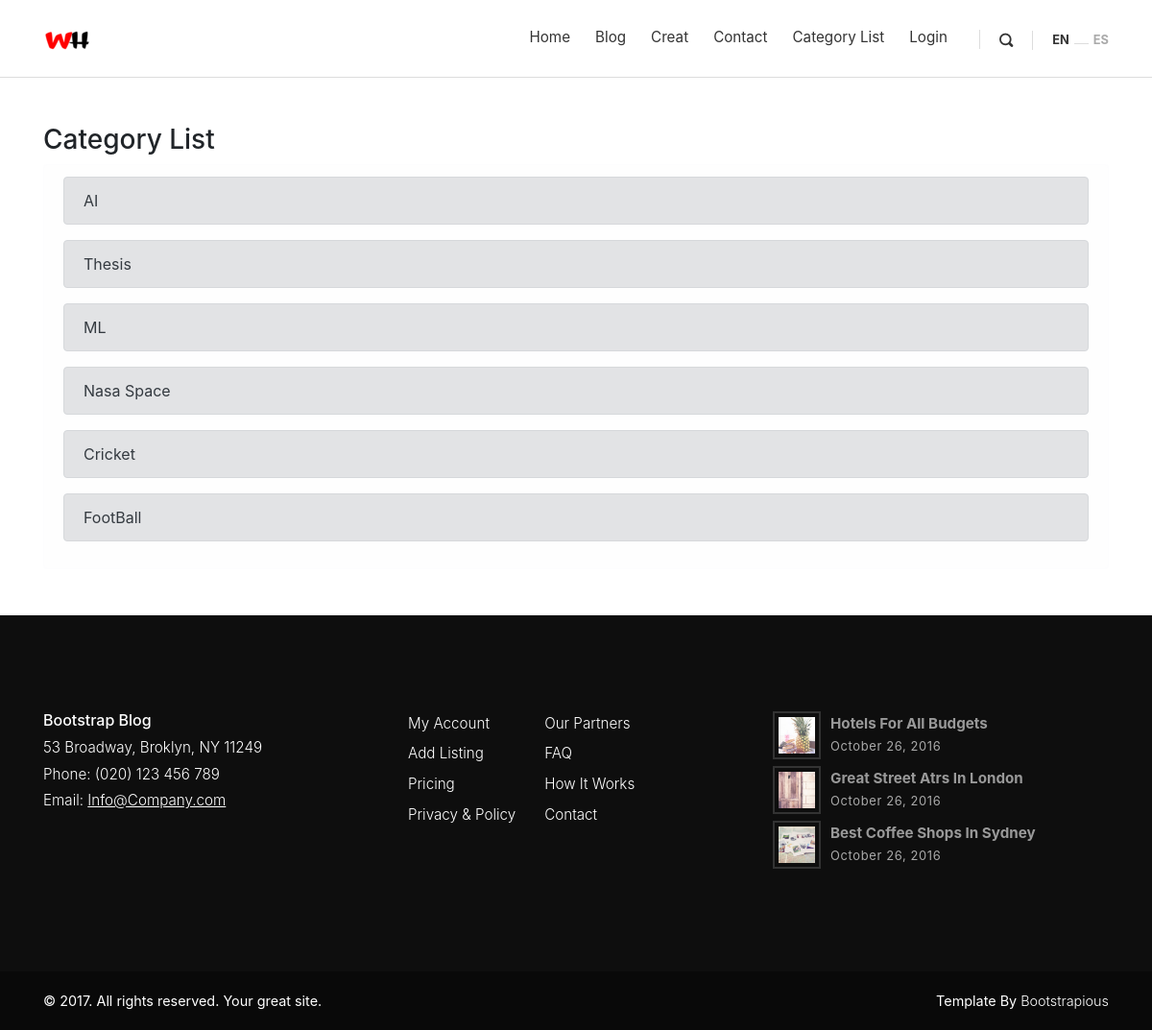
The page /category-list/ on the database its author committed.
### blog/models.py (models this page shows)
class Category(models.Model):
    title = models.CharField(max_length=200)
    def __str__(self):
        return self.title

### blog/views.py (the view)
# urls.py: path('category-list/', CategoryListView.as_view(), name = 'category-list'),
class CategoryListView(ListView):
    model = Category
    template_name = 'category_list.html'

### templates/category_list.html
{% extends 'base.html' %}
{% load static %}
{% block content %}
<div class="container my-5">
  <h3>Category List</h3>
      <div class="alert alert-light" role="alert">
        {% for category in object_list %}
        <div class="alert alert-secondary" role="alert">
          <a class="text-dark" href="{% url 'category' category.pk %}">{{  category }}</a>
        </div>
        {% endfor %}
      </div>
</div>
{% endblock content %}

### static_in_env/css/style.default.css (style rules this page uses)
body { overflow-x: hidden; }
a, i, span { display: inline-block; text-decoration: none; -webkit-transition: all 0.3s; transition: all 0.3s; }
h1, h2, h3, h4, h5, h6 { margin-bottom: 15px; }
body { font-family: "Open Sans", sans-serif; font-size: 1rem; font-weight: normal; line-height: 1.5; color: #212529; background-color: #fff; }
a { color: #999; text-decoration: none; }
h1, h2, h3, h4, h5, h6, .h1, .h2, .h3, .h4, .h5, .h6 { margin-bottom: 0.5rem; font-family: inherit; font-weight: 700; line-height: 1.1; color: inherit; }
h3, .h3 { font-size: 1.75rem; }
.text-dark { color: #343a40 !important; }

### rows shown on the page
Category: title "AI"
Category: title "Thesis"
Category: title "ML"
Category: title "Nasa Space"
Category: title "Cricket"
Category: title "FootBall"
